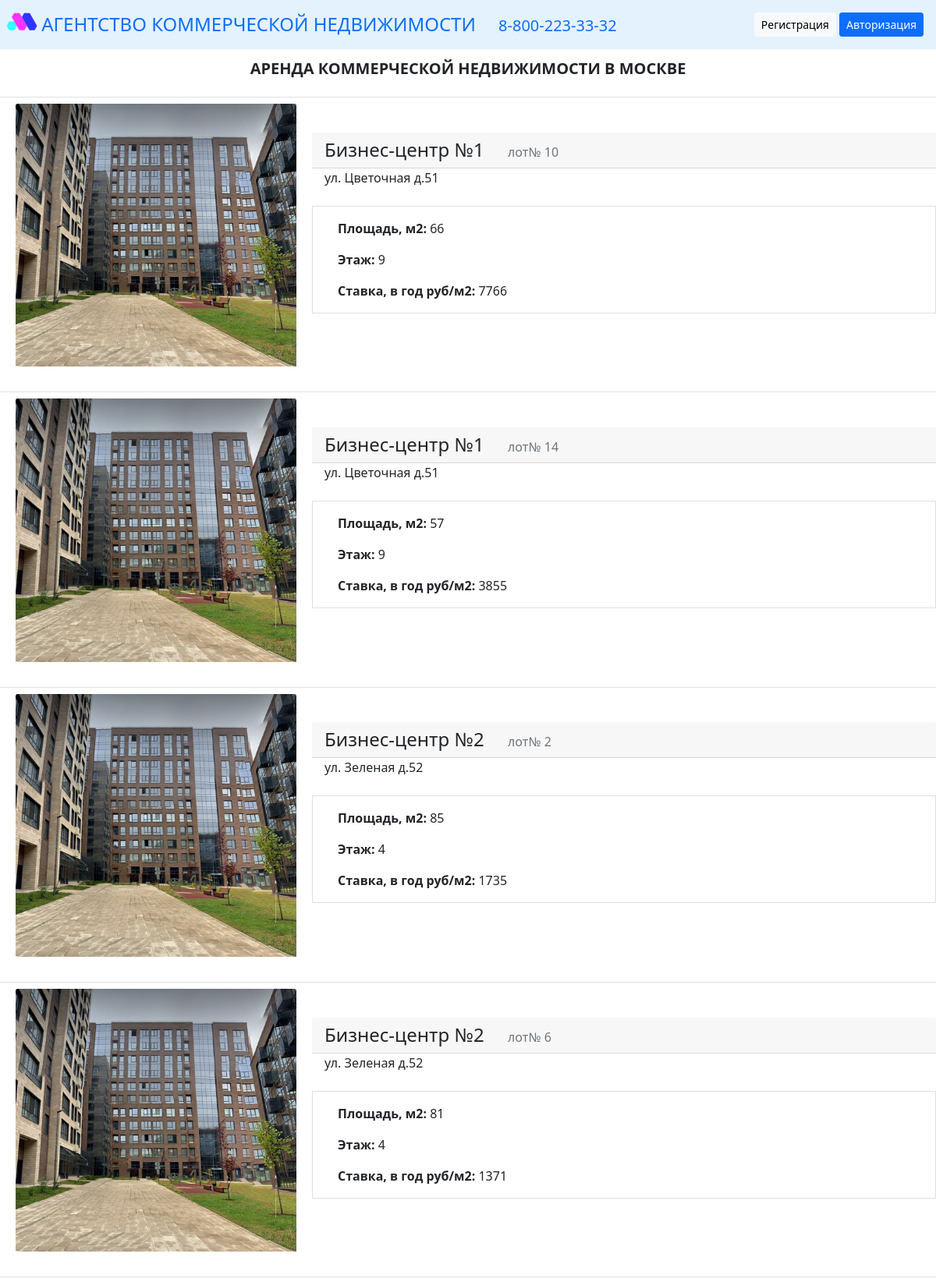
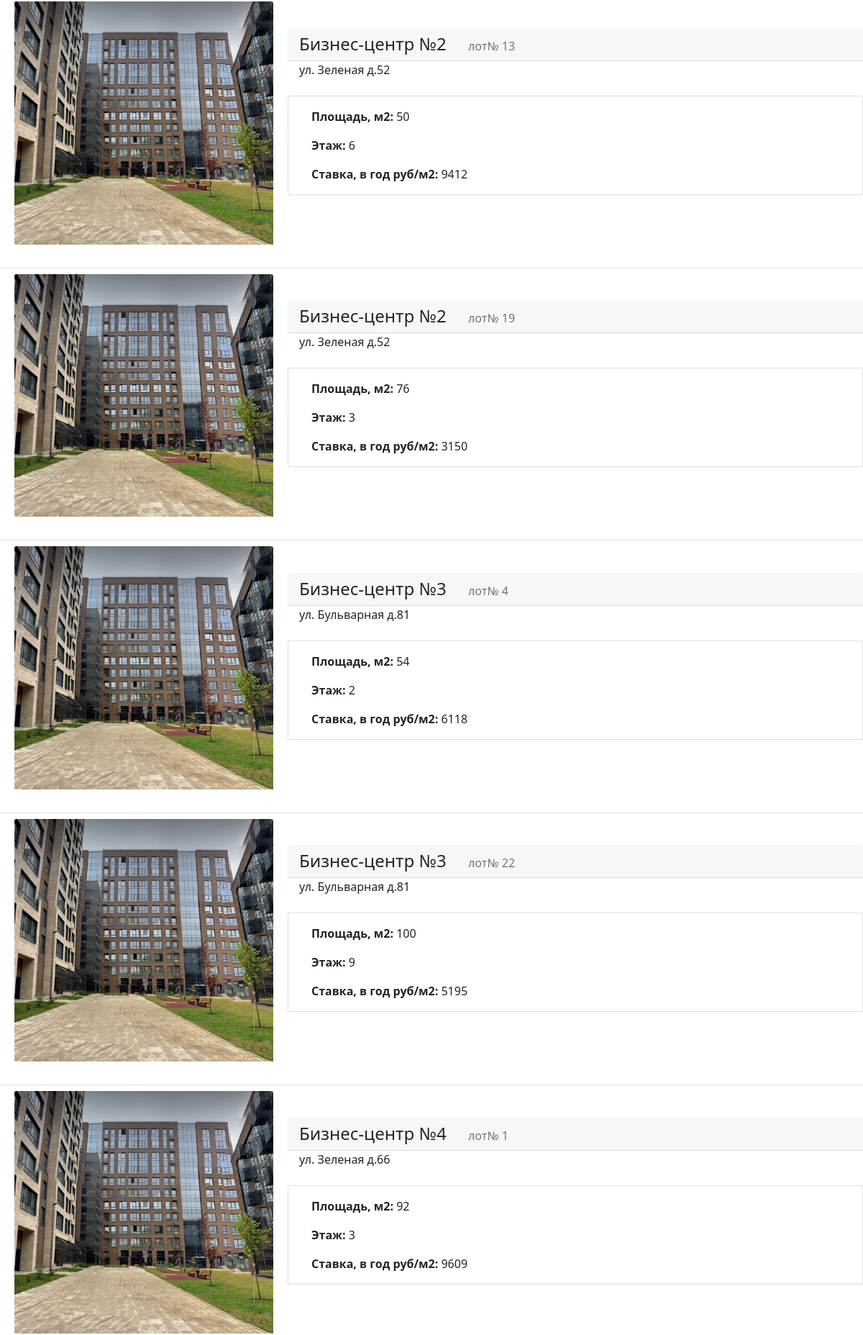
The page / (upper part) on the database its author committed (2 pictures, top to bottom).
### data/offices.py (models this page shows, shortened)
class Office(SqlAlchemyBase, SerializerMixin):
    __tablename__ = 'offices'
    id = sqlalchemy.Column(sqlalchemy.Integer, primary_key=True, autoincrement=True)
    area = sqlalchemy.Column(sqlalchemy.String, nullable=True)
    floor = sqlalchemy.Column(sqlalchemy.String, nullable=True)
    bet = sqlalchemy.Column(sqlalchemy.String, nullable=True)
    status = sqlalchemy.Column(sqlalchemy.String, nullable=True)
    user_id = sqlalchemy.Column(sqlalchemy.Integer, sqlalchemy.ForeignKey("users.id"))
    user = orm.relationship('User')
    business_center_id = sqlalchemy.Column(sqlalchemy.Integer, sqlalchemy.ForeignKey("business_centers.id"))
    business_center = orm.relationship('Business_center')

### data/business_centers.py (models this page shows, shortened)
class Business_center(SqlAlchemyBase, SerializerMixin):
    __tablename__ = 'business_centers'
    id = sqlalchemy.Column(sqlalchemy.Integer, primary_key=True, autoincrement=True)
    name = sqlalchemy.Column(sqlalchemy.String, nullable=True)
    address = sqlalchemy.Column(sqlalchemy.String, nullable=True)
    building = sqlalchemy.Column(sqlalchemy.String, nullable=True)
    district = sqlalchemy.Column(sqlalchemy.String, nullable=True)
    metro = sqlalchemy.Column(sqlalchemy.String, nullable=True)
    total_area = sqlalchemy.Column(sqlalchemy.String, nullable=True)
    klass = sqlalchemy.Column(sqlalchemy.String, nullable=True)
    floors = sqlalchemy.Column(sqlalchemy.String, nullable=True)
    lift = sqlalchemy.Column(sqlalchemy.String, nullable=True)
    parking = sqlalchemy.Column(sqlalchemy.String, nullable=True)
    contact = sqlalchemy.Column(sqlalchemy.String, nullable=True)
    user_id = sqlalchemy.Column(sqlalchemy.Integer, sqlalchemy.ForeignKey("users.id"))
    user = orm.relationship('User')
    offices = orm.relationship("Office", back_populates='business_center')

### main.py (the view)
@app.route("/")
def index():
    db_sess = db_session.create_session()
    business_centers = db_sess.query(Business_center).all()
    return render_template("index.html",
                           current_user=current_user,
                           title="Аренда коммерческой недвижимости в Москве",
                           business_centers=business_centers)

### data/db_session.py (called while the page is built)
def create_session() -> Session:
    global __factory
    return __factory()

### templates/index.html
{% extends "base.html" %}
{% block content %}
	{% include "inc/title.html" %}
	{% if current_user.is_authenticated %}
		{% include "inc/add_business_center_controls.html" %}
		{% include "business_centers.html" %}
	{% else %}
		{% include "offices.html" %}
	{% endif %}
{% endblock %}

### templates/offices.html
{% for business_center in business_centers %}
	{% for office in business_center.offices %}
	<div class="row align-items-center border-top pb-4">
		<div class="col-4">
			<div class="card_pic m-0 p-2">
				<img src="{{ url_for('static', filename='img/obj_pic.png')}}" class="card-img-top" alt="...">
			</div>
		</div>
		<div class="col-8 p-0">
			<div class="card-header ">
				<div class="card-title h4 d-inline">
					{{ business_center.name }}
				</div>
				<div class="text-muted d-inline px-4">
					лот№ {{ office.id }}
				</div>
			</div>
			<div class="address px-3">
				{{ business_center.address }}
			</div>
			<div class="card-body border-0 px-0">
				<ul class="list-group-item border-1 mt-2">
					<li class="list-group-item border-0"><b>Площадь, м2: </b>{{ office.area }}</li>
					<li class="list-group-item border-0"><b>Этаж: </b>{{ office.floor }}</li>
					<li class="list-group-item border-0"><b>Ставка, в год руб/м2: </b>{{ office.bet }}</li>
				</ul>
			</div>
		</div>
	</div>
	{% endfor %}
{% endfor %}

### static/css/style.css (style rules this page uses)
* { margin: 0 auto; padding: 0; box-sizing: border-box; }
body, html { width: 100%; }
.container,.col, .row { box-sizing: border-box; margin: 0 auto; padding: 0px ; }
.card_pic { width: 100%; }

### rows shown on the page
Business_center: name "Бизнес-центр №1", address "ул. Цветочная д.51"
Office: id "10", area "66", floor "9", bet "7766"
Office: id "14", area "57", floor "9", bet "3855"
Business_center: name "Бизнес-центр №2", address "ул. Зеленая д.52"
Office: id "2", area "85", floor "4", bet "1735"
Office: id "6", area "81", floor "4", bet "1371"
Office: id "13", area "50", floor "6", bet "9412"
Office: id "19", area "76", floor "3", bet "3150"
Business_center: name "Бизнес-центр №3", address "ул. Бульварная д.81"
Office: id "4", area "54", floor "2", bet "6118"
Office: id "22", area "100", floor "9", bet "5195"
Business_center: name "Бизнес-центр №4", address "ул. Зеленая д.66"
Office: id "1", area "92", floor "3", bet "9609"

### other values the page prints
{{ title }} "АРЕНДА КОММЕРЧЕСКОЙ НЕДВИЖИМОСТИ В МОСКВЕ"
